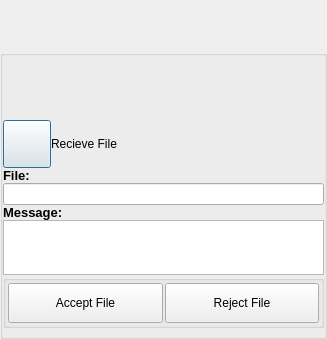
<?xml version="1.0" encoding="UTF-8"?>
<ui version="4.0">
 <class>ReplyFileOfferDialog</class>
 <widget class="QDialog" name="ReplyFileOfferDialog">
  <property name="geometry">
   <rect>
    <x>0</x>
    <y>0</y>
    <width>327</width>
    <height>339</height>
   </rect>
  </property>
  <property name="minimumSize">
   <size>
    <width>0</width>
    <height>50</height>
   </size>
  </property>
  <property name="maximumSize">
   <size>
    <width>16777215</width>
    <height>339</height>
   </size>
  </property>
  <property name="windowTitle">
   <string>Accept File Offer</string>
  </property>
  <layout class="QVBoxLayout" name="verticalLayout">
   <property name="spacing">
    <number>0</number>
   </property>
   <property name="leftMargin">
    <number>0</number>
   </property>
   <property name="topMargin">
    <number>0</number>
   </property>
   <property name="rightMargin">
    <number>0</number>
   </property>
   <property name="bottomMargin">
    <number>0</number>
   </property>
   <item>
    <widget class="TitleBarWidget" name="m_TitleBarWidget" native="true">
     <property name="sizePolicy">
      <sizepolicy hsizetype="Preferred" vsizetype="Preferred">
       <horstretch>0</horstretch>
       <verstretch>0</verstretch>
      </sizepolicy>
     </property>
     <property name="minimumSize">
      <size>
       <width>0</width>
       <height>50</height>
      </size>
     </property>
     <property name="maximumSize">
      <size>
       <width>16777215</width>
       <height>103</height>
      </size>
     </property>
    </widget>
   </item>
   <item>
    <widget class="QGroupBox" name="StyledDlgItemsBox">
     <property name="minimumSize">
      <size>
       <width>0</width>
       <height>0</height>
      </size>
     </property>
     <property name="title">
      <string/>
     </property>
     <layout class="QGridLayout" name="gridLayout_2">
      <property name="leftMargin">
       <number>0</number>
      </property>
      <property name="topMargin">
       <number>0</number>
      </property>
      <property name="rightMargin">
       <number>0</number>
      </property>
      <property name="bottomMargin">
       <number>8</number>
      </property>
      <property name="spacing">
       <number>0</number>
      </property>
      <item row="1" column="0">
       <widget class="IdentWidget" name="FriendIdentWidget" native="true">
        <property name="sizePolicy">
         <sizepolicy hsizetype="Preferred" vsizetype="Fixed">
          <horstretch>0</horstretch>
          <verstretch>0</verstretch>
         </sizepolicy>
        </property>
        <property name="minimumSize">
         <size>
          <width>0</width>
          <height>50</height>
         </size>
        </property>
        <property name="maximumSize">
         <size>
          <width>16777215</width>
          <height>50</height>
         </size>
        </property>
       </widget>
      </item>
      <item row="2" column="0">
       <layout class="QHBoxLayout" name="horizontalLayout">
        <item>
         <widget class="VxPushButton" name="PermissionButton">
          <property name="minimumSize">
           <size>
            <width>48</width>
            <height>48</height>
           </size>
          </property>
          <property name="maximumSize">
           <size>
            <width>48</width>
            <height>48</height>
           </size>
          </property>
          <property name="text">
           <string notr="true"/>
          </property>
          <property name="iconSize">
           <size>
            <width>48</width>
            <height>48</height>
           </size>
          </property>
         </widget>
        </item>
        <item>
         <widget class="QLabel" name="PermissionLabel">
          <property name="text">
           <string>Recieve File</string>
          </property>
         </widget>
        </item>
       </layout>
      </item>
      <item row="3" column="0">
       <widget class="QLabel" name="FileNameLabel">
        <property name="sizePolicy">
         <sizepolicy hsizetype="Expanding" vsizetype="Preferred">
          <horstretch>0</horstretch>
          <verstretch>0</verstretch>
         </sizepolicy>
        </property>
        <property name="font">
         <font>
          <pointsize>10</pointsize>
          <weight>75</weight>
          <bold>true</bold>
         </font>
        </property>
        <property name="text">
         <string>File:</string>
        </property>
        <property name="alignment">
         <set>Qt::AlignBottom|Qt::AlignLeading|Qt::AlignLeft</set>
        </property>
       </widget>
      </item>
      <item row="4" column="0">
       <widget class="QLineEdit" name="FileNameEdit">
        <property name="readOnly">
         <bool>true</bool>
        </property>
       </widget>
      </item>
      <item row="5" column="0">
       <widget class="QLabel" name="MessageLabel">
        <property name="sizePolicy">
         <sizepolicy hsizetype="Expanding" vsizetype="Preferred">
          <horstretch>0</horstretch>
          <verstretch>0</verstretch>
         </sizepolicy>
        </property>
        <property name="font">
         <font>
          <pointsize>10</pointsize>
          <weight>75</weight>
          <bold>true</bold>
         </font>
        </property>
        <property name="text">
         <string>Message:</string>
        </property>
        <property name="alignment">
         <set>Qt::AlignBottom|Qt::AlignLeading|Qt::AlignLeft</set>
        </property>
       </widget>
      </item>
      <item row="7" column="0">
       <widget class="QGroupBox" name="CmdButtonBox">
        <property name="title">
         <string/>
        </property>
        <layout class="QHBoxLayout" name="horizontalLayout_5">
         <property name="spacing">
          <number>2</number>
         </property>
         <property name="leftMargin">
          <number>2</number>
         </property>
         <property name="topMargin">
          <number>2</number>
         </property>
         <property name="rightMargin">
          <number>2</number>
         </property>
         <property name="bottomMargin">
          <number>2</number>
         </property>
         <item>
          <widget class="VxPushButton" name="AcceptButton">
           <property name="minimumSize">
            <size>
             <width>0</width>
             <height>40</height>
            </size>
           </property>
           <property name="text">
            <string notr="true">Accept File</string>
           </property>
          </widget>
         </item>
         <item>
          <widget class="VxPushButton" name="CancelButton">
           <property name="minimumSize">
            <size>
             <width>0</width>
             <height>40</height>
            </size>
           </property>
           <property name="text">
            <string notr="true">Reject File</string>
           </property>
          </widget>
         </item>
        </layout>
       </widget>
      </item>
      <item row="6" column="0">
       <widget class="QPlainTextEdit" name="OfferMsgEdit">
        <property name="readOnly">
         <bool>true</bool>
        </property>
       </widget>
      </item>
      <item row="0" column="0">
       <widget class="QLabel" name="m_StatusLabel">
        <property name="text">
         <string notr="true"/>
        </property>
       </widget>
      </item>
     </layout>
    </widget>
   </item>
   <item>
    <widget class="BottomBarWidget" name="m_BottomBarWidget" native="true">
     <property name="sizePolicy">
      <sizepolicy hsizetype="Expanding" vsizetype="Minimum">
       <horstretch>0</horstretch>
       <verstretch>0</verstretch>
      </sizepolicy>
     </property>
     <property name="minimumSize">
      <size>
       <width>30</width>
       <height>0</height>
      </size>
     </property>
     <property name="autoFillBackground">
      <bool>true</bool>
     </property>
    </widget>
   </item>
  </layout>
 </widget>
 <customwidgets>
  <customwidget>
   <class>TitleBarWidget</class>
   <extends>QWidget</extends>
   <header>TitleBarWidget.h</header>
   <container>1</container>
  </customwidget>
  <customwidget>
   <class>BottomBarWidget</class>
   <extends>QWidget</extends>
   <header location="global">BottomBarWidget.h</header>
   <container>1</container>
  </customwidget>
  <customwidget>
   <class>VxPushButton</class>
   <extends>QPushButton</extends>
   <header>VxPushButton.h</header>
  </customwidget>
  <customwidget>
   <class>IdentWidget</class>
   <extends>QWidget</extends>
   <header location="global">IdentWidget.h</header>
   <container>1</container>
  </customwidget>
 </customwidgets>
 <resources/>
 <connections/>
</ui>
